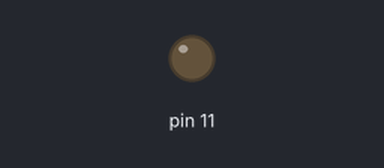
This sketch was run on a simulated Arduino Uno, built with avr-gcc and run on an emulated ATmega328P. On the bench: output pins drawn as LEDs (lit = HIGH). What the sketch prints to the serial monitor is not drawn.

Above: at 0.05 s.
At 3.2 s:
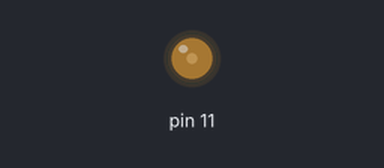
At 6.4 s:
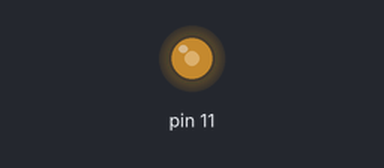
At 12.8 s:
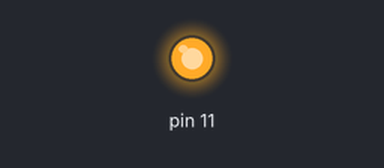
Timing chart, 0 to 16.6 s (numbered marks = the images above):
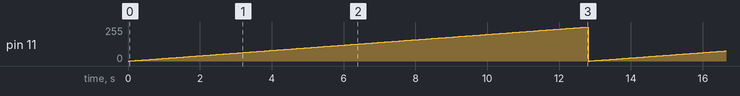

Measured:
- by itself, pin 11: ramps from 0/255 to 255/255 and jumps back, once every 12.8 s

The sketch:

sketch_oct12a.ino
```cpp
void setup() {
  Serial.begin(9600); //baud rate
  Serial.print("Your code is working!");

  pinMode(11, OUTPUT);
}

void loop() {
  // put your main code here, to run repeatedly:

  for( int i = 0 ; i < 256 ; i++){
    analogWrite(11, i);
    delay(50);
  }

}

//hahahah
```
